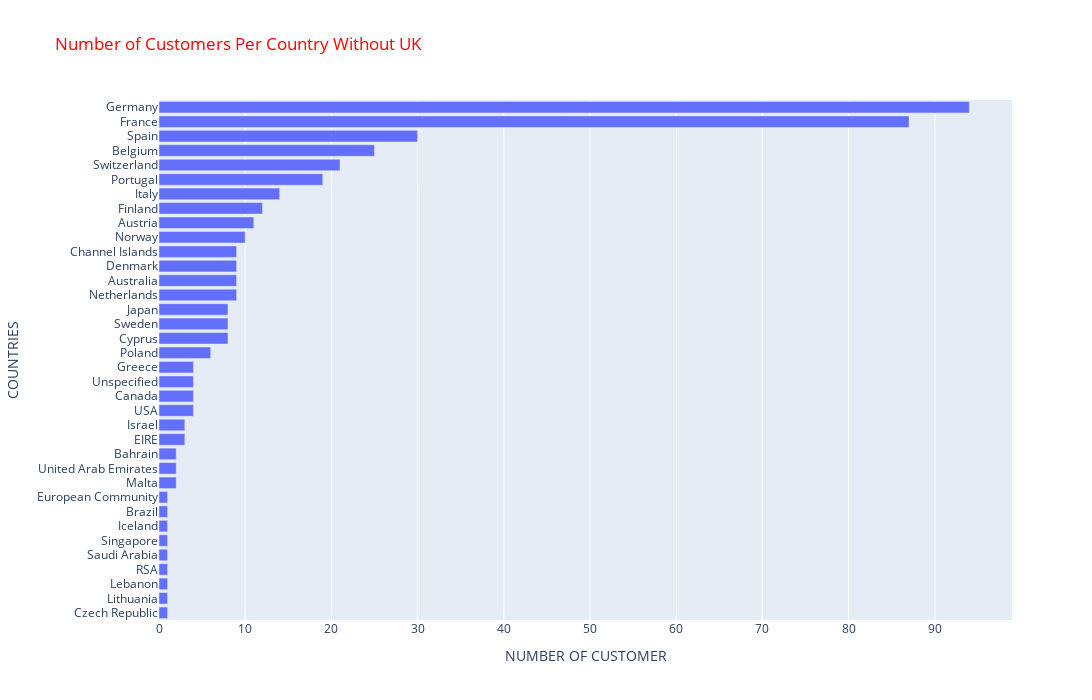

Write notebook code for a chart like this one.
### Code cell
# PLOTLY BAR PLOT
import plotly.express as px
plt.figure(figsize = (16,9))
fig = px.bar(df.groupby('country')["customerid"].nunique().sort_values(ascending=False),
             x = df.groupby('country')["customerid"].nunique().sort_values(ascending=False).iloc[1:], 
             y = df.groupby('country')["customerid"].nunique().sort_values(ascending=False).iloc[1:].index,
             title="Number of Customers Per Country Without UK")
fig.update_yaxes(categoryorder='total ascending')
fig.update_layout(xaxis_title="NUMBER OF CUSTOMER",yaxis_title="COUNTRIES", autosize=False, width=1400, height=700, title_font_color="red",)
fig.show()

### Figure 1 — Plotly figure (JSON) as saved in the notebook; plotly's stock layout.template omitted (floating-point values rounded to 4 significant figures)
{"data": [{"alignmentgroup": "True", "hovertemplate": "x=%{x}<br>y=%{y}<extra></extra>", "legendgroup": "", "marker": {"color": "#636efa", "pattern": {"shape": ""}}, "name": "", "offsetgroup": "", "orientation": "h", "showlegend": false, "textposition": "auto", "type": "bar", "x": [94, 87, 30, 25, 21, 19, 14, 12, 11, 10, 9, 9, 9, 9, 8, 8, 8, 6, 4, 4, 4, 4, 3, 3, 2, 2, 2, 1, 1, 1, 1, 1, 1, 1, 1, 1], "xaxis": "x", "y": ["Germany", "France", "Spain", "Belgium", "Switzerland", "Portugal", "Italy", "Finland", "Austria", "Norway", "Netherlands", "Australia", "Denmark", "Channel Islands", "Cyprus", "Sweden", "Japan", "Poland", "USA", "Canada", "Unspecified", "Greece", "EIRE", "Israel", "Malta", "United Arab Emirates", "Bahrain", "Czech Republic", "Lithuania", "Lebanon", "RSA", "Saudi Arabia", "Singapore", "Iceland", "Brazil", "European Community"], "yaxis": "y"}], "layout": {"autosize": false, "barmode": "relative", "height": 700, "legend": {"tracegroupgap": 0}, "title": {"font": {"color": "red"}, "text": "Number of Customers Per Country Without UK"}, "width": 1400, "xaxis": {"anchor": "y", "autorange": true, "domain": [0, 1], "range": [0, 98.95], "title": {"text": "NUMBER OF CUSTOMER"}, "type": "linear"}, "yaxis": {"anchor": "x", "autorange": true, "categoryorder": "total ascending", "domain": [0, 1], "range": [-0.5, 35.5], "title": {"text": "COUNTRIES"}, "type": "category"}}}
